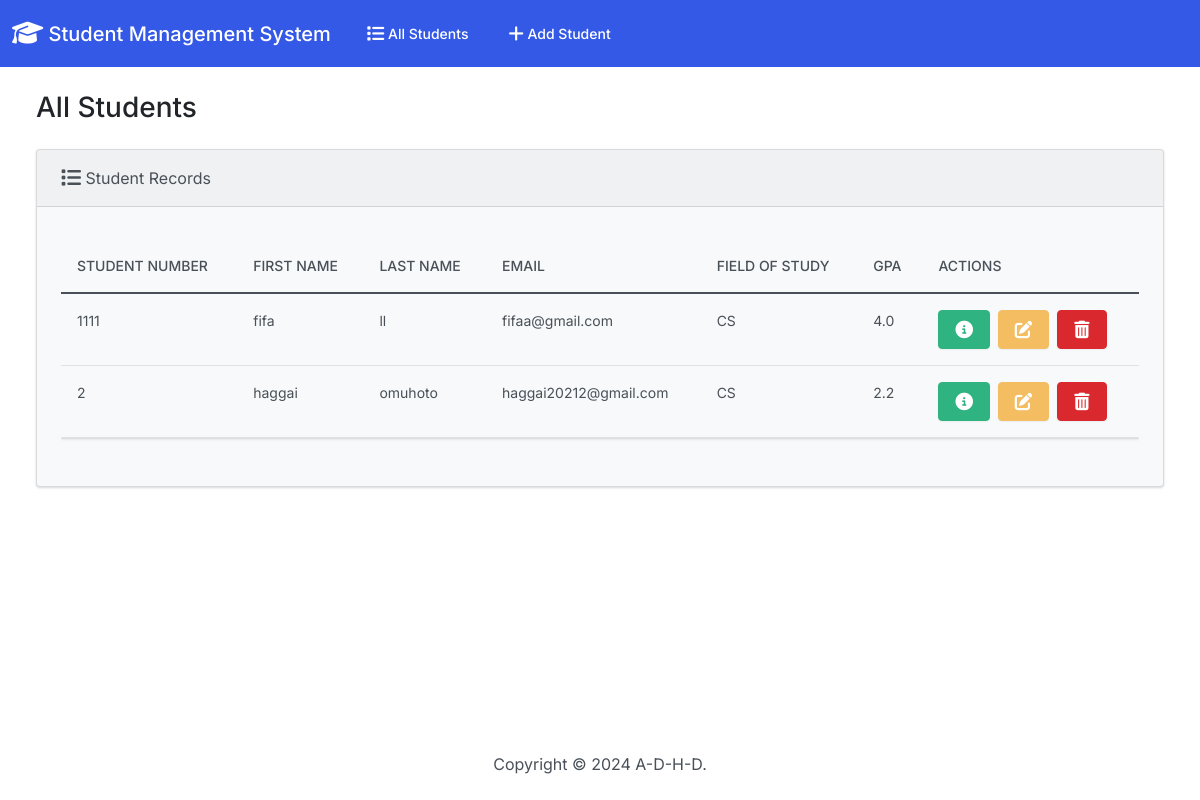
Before: / with the older database file.
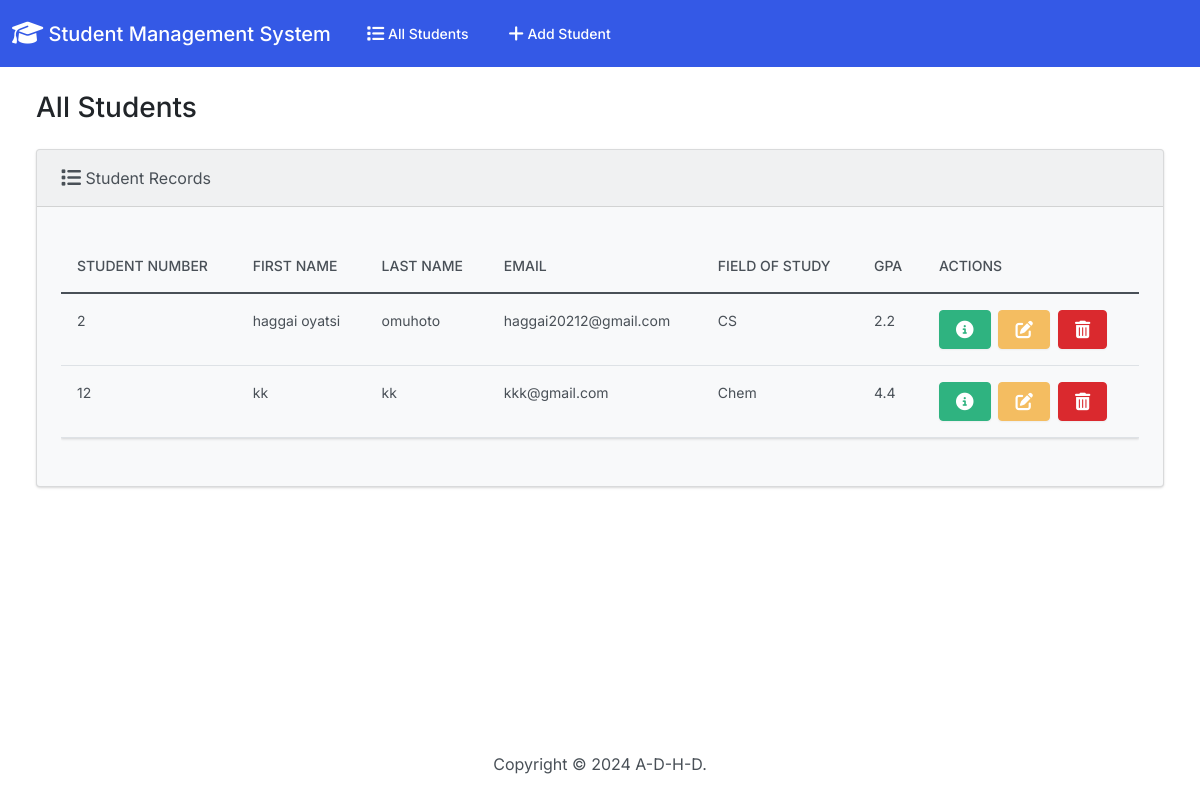
After: the same page with the newer database file.
### students/models.py (models this page shows, shortened)
class Student(models.Model):
    student_number = models.IntegerField()
    first_name = models.CharField(max_length = 100)
    last_name =  models.CharField(max_length = 100)
    email = models.EmailField(max_length = 40)
    field_of_study = models.CharField(max_length = 50)
    gpa = models.FloatField()

### students/views.py (the view)
# urls.py: path('', views.index, name= 'index'),
def index(request):
  return render(request, 'students/index.html', {
    'students': Student.objects.all()
  })

### students/templates/students/index.html (shortened to what this page needs)
{% extends "students/base.html" %}
{% block body %}
<h3 class="m-4">All Students</h3>
<div class="row">
    <div class="col-12">
        {% if students %}
        <div class="card bg-light ms-4 me-4 mb-4">
            <div class="card-header">
                <i class="fa-solid fa-list fa-lg"></i> Student Records
            </div>
            <div class="card-body">
                <p class="card-text">
                <div class="table-responsive">
                    <table class="table table-hover">
                        <thead>
                            <tr>
                                <th scope="col">Student Number</th>
                                <th scope="col">First Name</th>
                                <th scope="col">Last Name</th>
                                <th scope="col">Email</th>
                                <th scope="col">Field of Study</th>
                                <th scope="col">GPA</th>
                                <th scope="col">Actions</th>
                            </tr>
                        </thead>
                        <tbody>
                            {% for student in students %}
                            <tr>
                                <td>{{ student.student_number }}</td>
                                <td>{{ student.first_name }}</td>
                                <td>{{ student.last_name }}</td>
                                <td>{{ student.email }}</td>
                                <td>{{ student.field_of_study }}</td>
                                <td>{{ student.gpa }}</td>
                                <td>
                                    <button type="button" class="btn btn-success me-1"
                                        href="{% url 'view_student' student.id %}" data-bs-toggle="modal"
                                        data-bs-target="#myModal{{student.id}}">
                                    </button>
                                    <a class="btn btn-warning me-1" href="{% url 'edit' student.id %}">
                                    </a>
                                    <button type="button" class="btn btn-danger" data-bs-toggle="modal"
                                        data-bs-target="#delete{{student.id}}">
                                    </button>
                                </td>
                            </tr>
                            {% endfor %}
                        </tbody>
                    </table>
                </div>
                </p>
            </div>
        </div>
        {% else %}
        <h5 class="alert alert-primary ms-4 me-4">No Student Records</h5>
        {% endif %}
    </div>
</div>
{% endblock %}

### students/templates/students/base.html (shortened to what this page needs)
{% load static %}
<!DOCTYPE html>
<html lang="en">
<head>
    <link rel="stylesheet" href="https://cdnjs.cloudflare.com/ajax/libs/font-awesome/6.1.1/css/all.min.css">
    <link rel="stylesheet" href="{% static 'CSS/bootstrap.min.css' %}">
</head>
<body class="d-flex flex-column min-vh-100">
    <nav class="navbar navbar-expand-lg navbar-dark bg-primary">
        <div class="container-fluid">
            <a class="navbar-brand" href="{% url 'index' %}">
                <i class="fa-solid fa-graduation-cap fa-lg"></i> Student Management System
            </a>
            <div class="collapse navbar-collapse" id="navbarColor01">
                <ul class="navbar-nav me-auto">
                    <li class="nav-item">
                        <a class="nav-link" href="{% url 'index' %}">
                             All Students
                        </a>
                    </li>
                    <li class="nav-item">
                        <a class="nav-link" href="{% url 'add' %}">
                             Add Student
                        </a>
                    </li>
                </ul>
            </div>
        </div>
    </nav>
    <div class="container-fluid">
      {% block body %}
      {% endblock %}
    </div>
    <footer class="mt-auto mb-4">
        <div class="text-center">
            <span>
                Copyright &copy;
                <script>document.write(new Date().getFullYear())</script> A-D-H-D.
            </span>
        </div>
    </footer>
</body>
</html>

Changed rows visible on the page:
removed Student: student_number "1111", first_name "fifa", last_name "ll", email "fifaa@gmail.com", field_of_study "CS", gpa "4.0"
changed Student "omuhoto": first_name "haggai" → "haggai oyatsi"
added Student: student_number "12", first_name "kk", last_name "kk", email "kkk@gmail.com", field_of_study "Chem", gpa "4.4"
